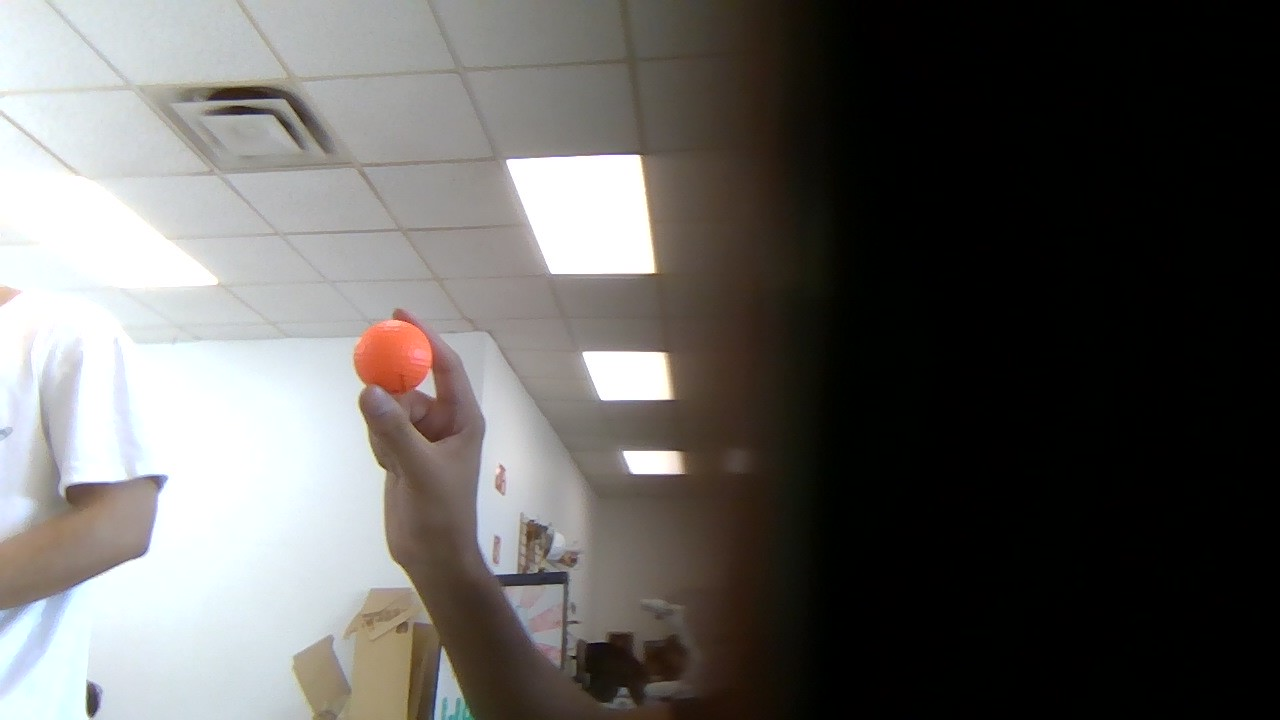
#> input picture roborregos/WIN_20251015_16_28_32_Pro.jpg, 1280 x 720 px, given in place of the camera
$ python visionBall.py
#> lines starting #> are read from the running program, lines starting #| are printed output that depends on the picture; after the words box and inside, x2 and y2 are one past the last pixel; in counts of white or black regions, pixels touching at a corner belong together
import cv2
import numpy as np

cap = cv2.VideoCapture(0)

if not cap.isOpened():
    print("Error: Could not open video stream.")
    exit()

lower_orange = np.array([3, 119, 123])
upper_orange = np.array([35, 255, 255])

while True:
    ret, frame = cap.read()
#> frame is the input picture: shape (720, 1280, 3); mean B, G, R 96, 98.4, 100.3
    if not ret:
        break

    frame = cv2.flip(frame, 1)
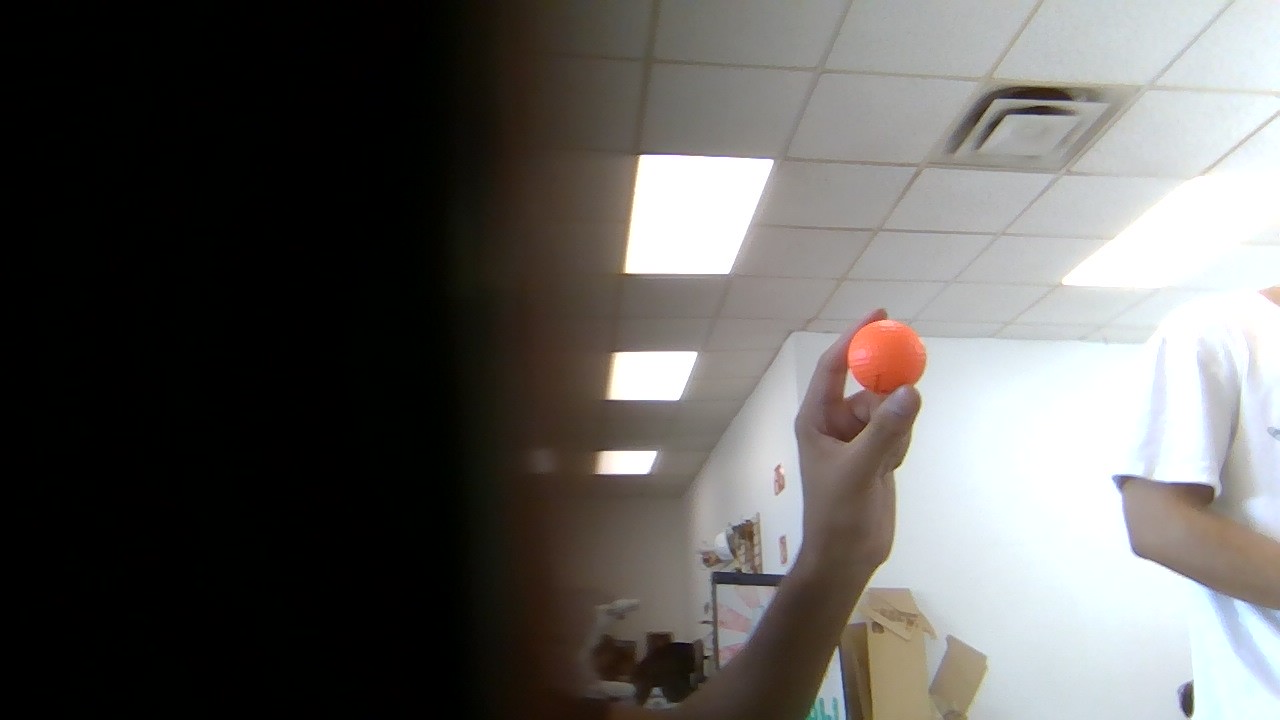
#> frame: shape (720, 1280, 3); mean B, G, R 96, 98.4, 100.3
    hsv = cv2.cvtColor(frame, cv2.COLOR_BGR2HSV)
#> hsv: shape (720, 1280, 3); mean H, S, V 39.6, 70.8, 103
    mask = cv2.inRange(hsv, lower_orange, upper_orange)
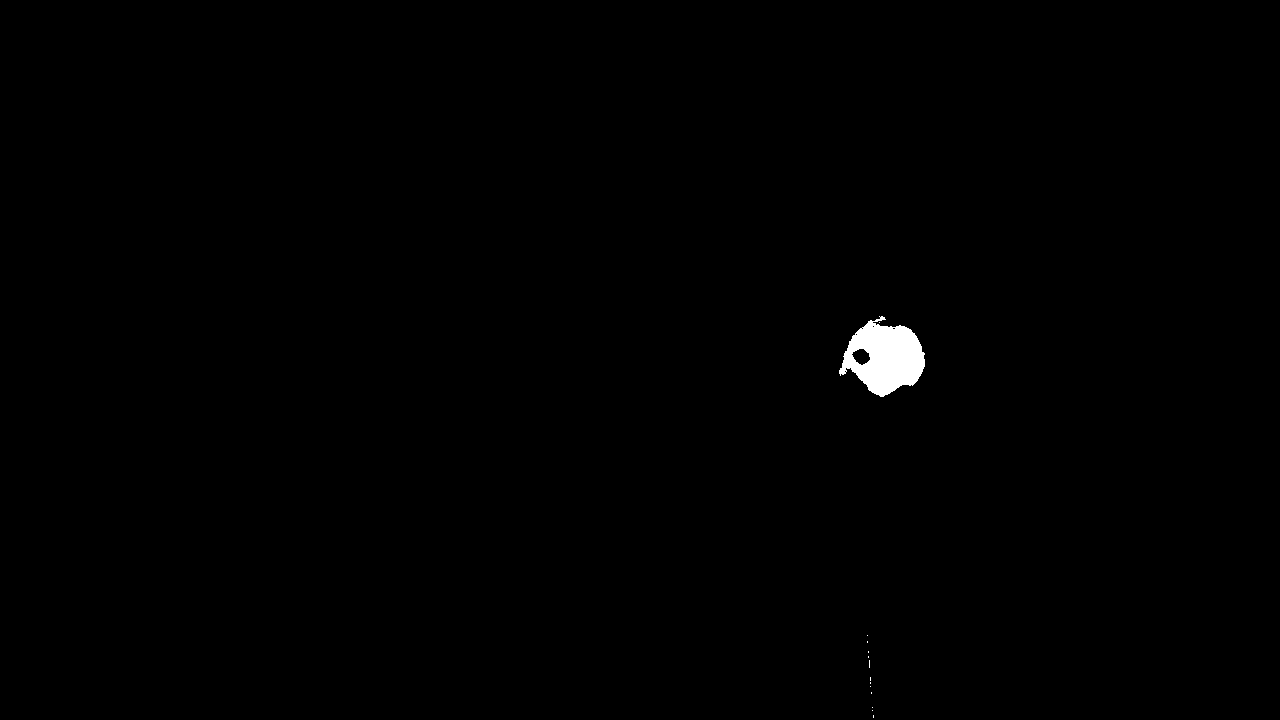
#> mask: shape (720, 1280); 0.46% white; 14 white regions (13 under 20 px), largest, box (x1, y1, x2, y2) and area: (839, 316, 925, 397) 4225
    mask = cv2.erode(mask, None, iterations=2)
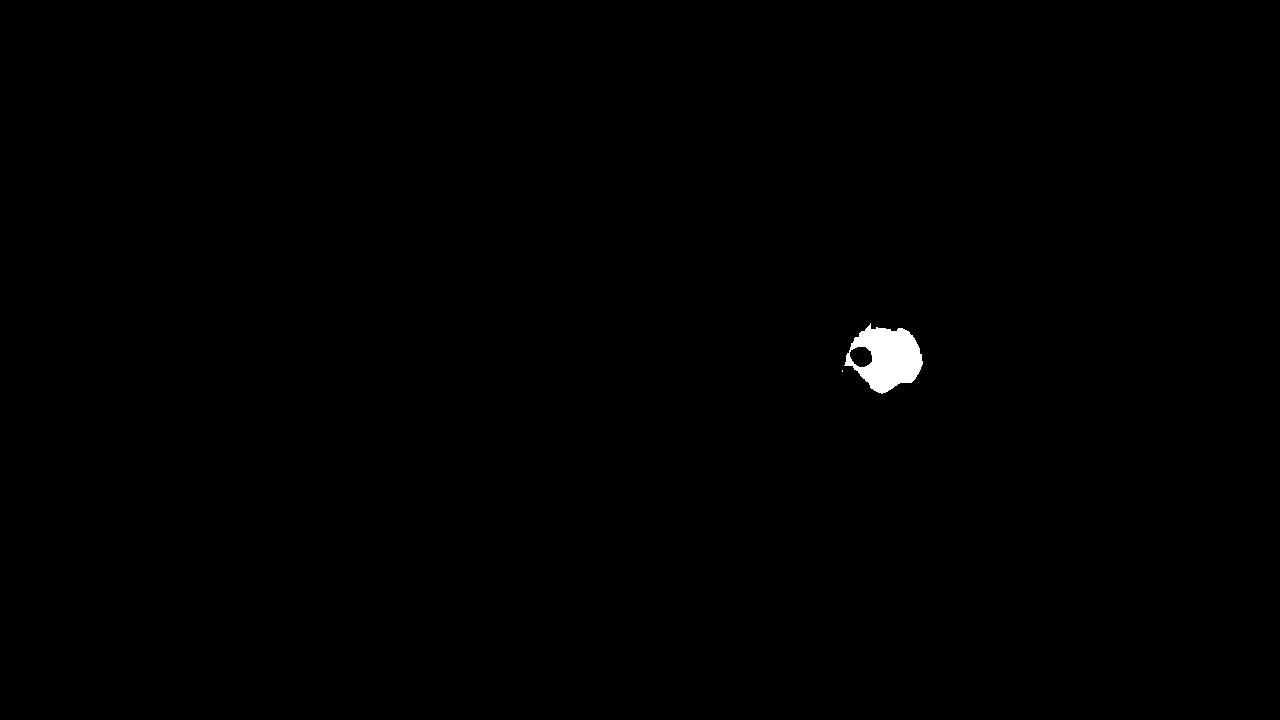
#> mask: shape (720, 1280); 0.36% white; 2 white regions (1 under 20 px), largest, box (x1, y1, x2, y2) and area: (844, 323, 923, 394) 3320
    mask = cv2.dilate(mask, None, iterations=2)
#> mask: shape (720, 1280); 0.45% white; 1 white region
    contours, _ = cv2.findContours(mask.copy(), cv2.RETR_EXTERNAL, cv2.CHAIN_APPROX_SIMPLE)
#> contours = 1 contour; box (x1, y1, x2, y2) and area: (840, 321, 925, 396) 4202

    if len(contours) > 0:
        c = max(contours, key=cv2.contourArea)
#> c = contour of 139 points, box (x1, y1, x2, y2) (840, 321, 925, 396), area 4202
        ((x, y), radius) = cv2.minEnclosingCircle(c)
#> x = 881.3; y = 360.9; radius = 43.01
        if radius > 10:
            cv2.circle(frame, (int(x), int(y)), int(radius), (0, 255, 0), 2)
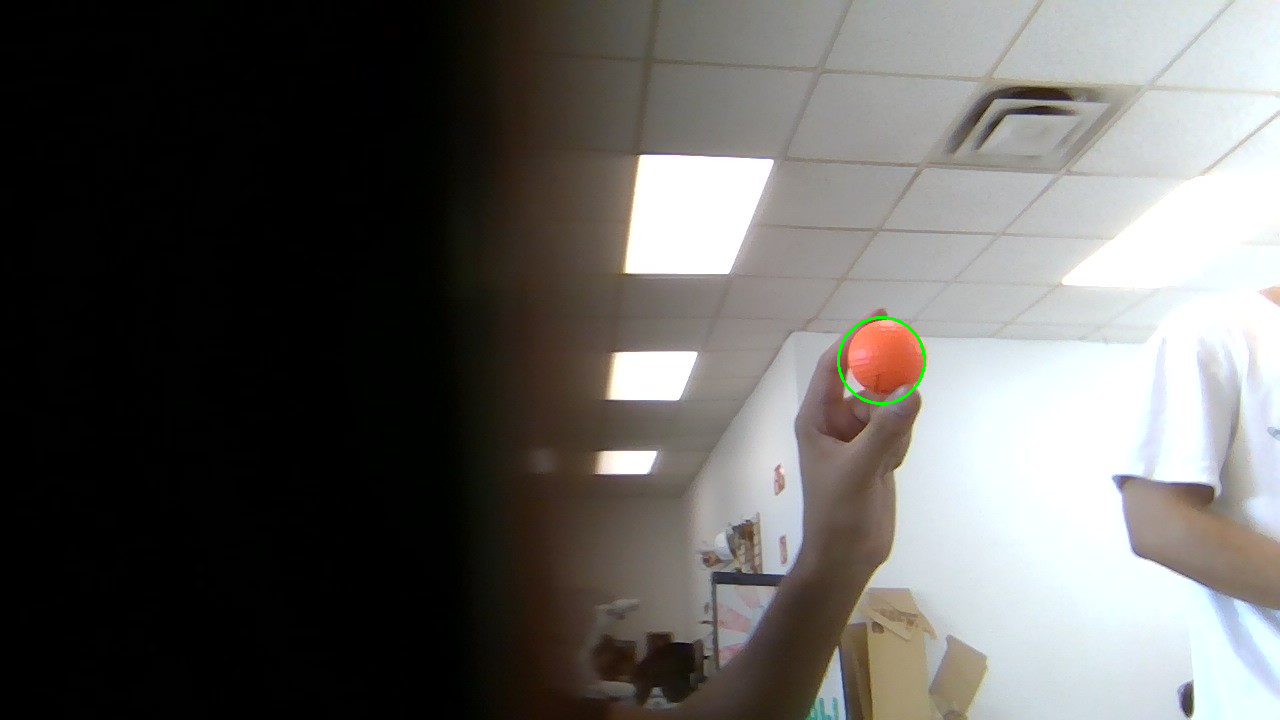
#> frame: shape (720, 1280, 3); 0.09% of pixels changed, all inside (x1, y1, x2, y2) = (837, 316, 926, 405)
            cv2.circle(frame, (int(x), int(y)), 5, (0, 0, 255), -1)
#> frame: shape (720, 1280, 3); 0.01% of pixels changed, all inside (x1, y1, x2, y2) = (876, 355, 887, 366)

    cv2.imshow("Orange Ball Detector", frame)

    if cv2.waitKey(1) & 0xFF == ord('q'):
#> (key q is pressed here)
        break

cap.release()
cv2.destroyAllWindows()
